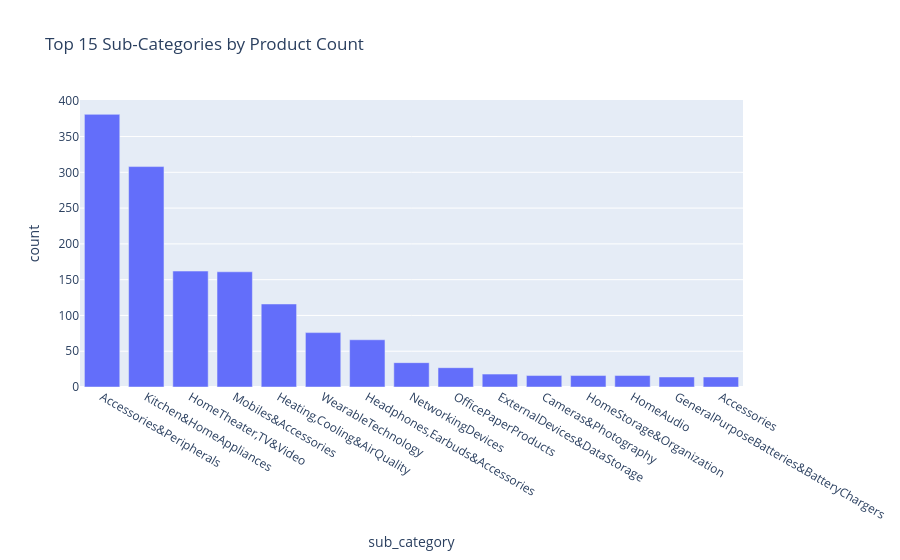

Here is the notebook cell this chart was saved with:
### Code cell
sub_cat_counts = clean_df['sub_category'].value_counts().reset_index()
sub_cat_counts.columns = ['sub_category', 'count']

fig = px.bar(sub_cat_counts.head(15), x='sub_category', y='count',
             title='Top 15 Sub-Categories by Product Count')
fig.show()

### Figure 1 — Plotly figure (JSON) as saved in the notebook; plotly's stock layout.template omitted (floating-point values rounded to 4 significant figures)
{"data": [{"hovertemplate": "sub_category=%{x}<br>count=%{y}<extra></extra>", "legendgroup": "", "marker": {"color": "#636efa", "pattern": {"shape": ""}}, "name": "", "orientation": "v", "showlegend": false, "textposition": "auto", "type": "bar", "x": ["Accessories&Peripherals", "Kitchen&HomeAppliances", "HomeTheater,TV&Video", "Mobiles&Accessories", "Heating,Cooling&AirQuality", "WearableTechnology", "Headphones,Earbuds&Accessories", "NetworkingDevices", "OfficePaperProducts", "ExternalDevices&DataStorage", "Cameras&Photography", "HomeStorage&Organization", "HomeAudio", "GeneralPurposeBatteries&BatteryChargers", "Accessories"], "xaxis": "x", "y": [381, 308, 162, 161, 116, 76, 66, 34, 27, 18, 16, 16, 16, 14, 14], "yaxis": "y"}], "layout": {"barmode": "relative", "legend": {"tracegroupgap": 0}, "title": {"text": "Top 15 Sub-Categories by Product Count"}, "xaxis": {"anchor": "y", "domain": [0, 1], "title": {"text": "sub_category"}}, "yaxis": {"anchor": "x", "domain": [0, 1], "title": {"text": "count"}}}}
